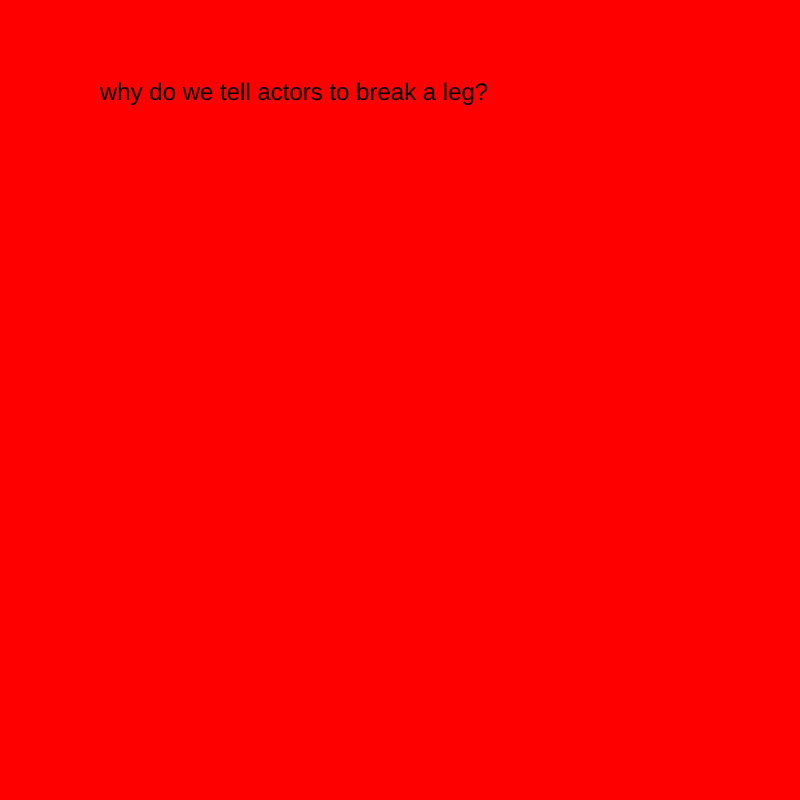
Frame 1 (no input)
Frame 60 (no input): identical to frame 1, image omitted
Frame 120 (the mouse pressed at the canvas centre since frame 60): identical to frame 1, image omitted

The p5.js sketch that drew this single still picture (run headless with seeded random() and noise() and a simulated clock; from frame 60 on, the mouse is pressed at the canvas centre):

// p5.js sketch
// ── sketch.js

var myState = 0;
var timer = 0;

function setup() {
  // put setup code here
  createCanvas(800,800);
}

function draw() {
  // put drawing code here
  timer = timer + 1;
  switch(myState) {

    case 0:
    background(255,0,0);
    textSize(24)
    text ("why do we tell actors to break a leg?", 100,100);
    break ;

    case 1:
    background(0,255,0);
    textSize(24)
    text("Because every play has a cast", 200,200);
    break;
  }

    if (timer > 500) {
      myState = myState +1;
      timer = 0;

if (myState > 1) {
  myState = 0;
}
  }
}
